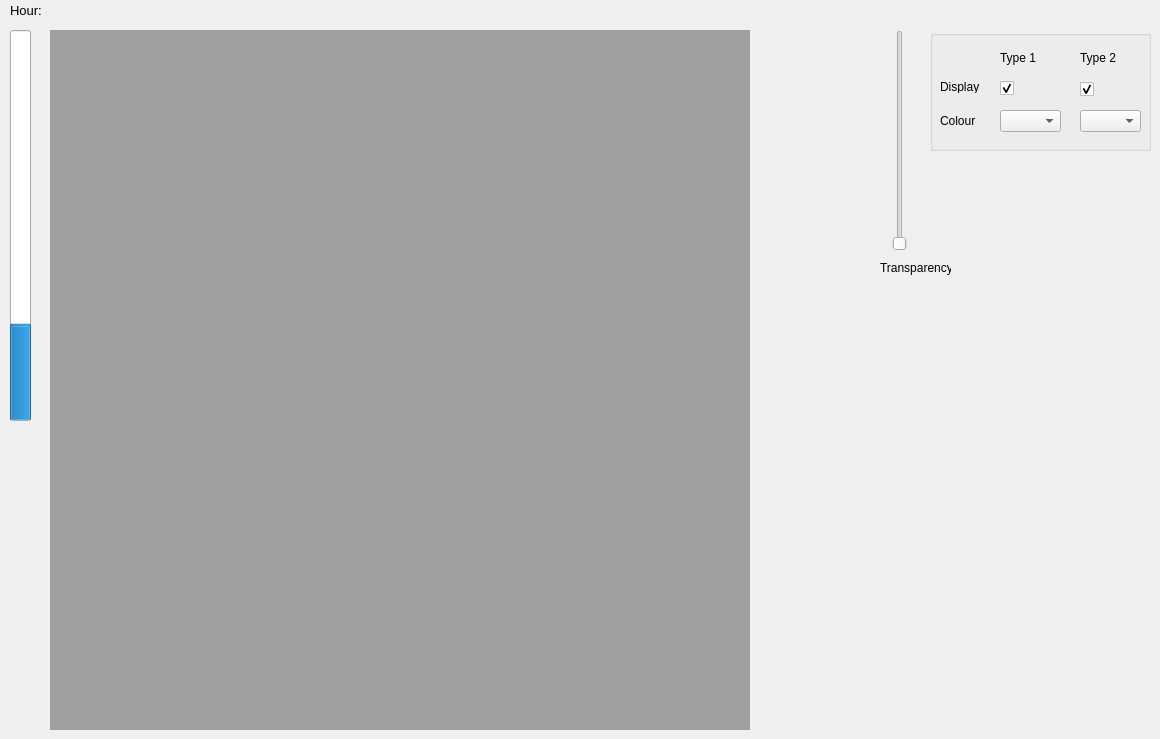
      <widget class="QWidget" name="page_3D">
       <widget class="QMdiArea" name="mdiArea_VTK">
        <property name="geometry">
         <rect>
          <x>50</x>
          <y>30</y>
          <width>700</width>
          <height>700</height>
         </rect>
        </property>
       </widget>
       <widget class="QProgressBar" name="progressBar">
        <property name="geometry">
         <rect>
          <x>10</x>
          <y>30</y>
          <width>21</width>
          <height>391</height>
         </rect>
        </property>
        <property name="value">
         <number>24</number>
        </property>
        <property name="orientation">
         <enum>Qt::Vertical</enum>
        </property>
       </widget>
       <widget class="QLabel" name="alabel_hour">
        <property name="geometry">
         <rect>
          <x>10</x>
          <y>0</y>
          <width>46</width>
          <height>20</height>
         </rect>
        </property>
        <property name="font">
         <font>
          <pointsize>10</pointsize>
         </font>
        </property>
        <property name="text">
         <string>Hour:</string>
        </property>
       </widget>
       <widget class="QLabel" name="hour_display">
        <property name="geometry">
         <rect>
          <x>50</x>
          <y>0</y>
          <width>46</width>
          <height>20</height>
         </rect>
        </property>
        <property name="font">
         <font>
          <pointsize>10</pointsize>
         </font>
        </property>
        <property name="text">
         <string/>
        </property>
       </widget>
       <widget class="QSlider" name="verticalSliderTransparency">
        <property name="geometry">
         <rect>
          <x>890</x>
          <y>30</y>
          <width>19</width>
          <height>221</height>
         </rect>
        </property>
        <property name="maximum">
         <number>100</number>
        </property>
        <property name="sliderPosition">
         <number>0</number>
        </property>
        <property name="orientation">
         <enum>Qt::Vertical</enum>
        </property>
       </widget>
       <widget class="QLabel" name="alabel_Transparency">
        <property name="geometry">
         <rect>
          <x>880</x>
          <y>260</y>
          <width>71</width>
          <height>16</height>
         </rect>
        </property>
        <property name="text">
         <string>Transparency</string>
        </property>
       </widget>
       <widget class="QGroupBox" name="groupBox_display">
        <property name="geometry">
         <rect>
          <x>930</x>
          <y>30</y>
          <width>221</width>
          <height>121</height>
         </rect>
        </property>
        <property name="title">
         <string/>
        </property>
        <widget class="QComboBox" name="comboBox_CELLCOLOUR_2">
         <property name="geometry">
          <rect>
           <x>150</x>
           <y>80</y>
           <width>61</width>
           <height>22</height>
          </rect>
         </property>
         <property name="currentIndex">
          <number>-1</number>
         </property>
        </widget>
        <widget class="QCheckBox" name="checkBox_CELLDISPLAY_2">
         <property name="geometry">
          <rect>
           <x>150</x>
           <y>50</y>
           <width>16</width>
           <height>18</height>
          </rect>
         </property>
         <property name="text">
          <string/>
         </property>
         <property name="checked">
          <bool>true</bool>
         </property>
        </widget>
        <widget class="QLabel" name="alabel_display">
         <property name="geometry">
          <rect>
           <x>10</x>
           <y>50</y>
           <width>46</width>
           <height>13</height>
          </rect>
         </property>
         <property name="text">
          <string>Display</string>
         </property>
        </widget>
        <widget class="QCheckBox" name="checkBox_CELLDISPLAY_1">
         <property name="geometry">
          <rect>
           <x>70</x>
           <y>50</y>
           <width>16</width>
           <height>16</height>
          </rect>
         </property>
         <property name="text">
          <string/>
         </property>
         <property name="checked">
          <bool>true</bool>
         </property>
        </widget>
        <widget class="QLabel" name="alabel_display_1">
         <property name="geometry">
          <rect>
           <x>70</x>
           <y>20</y>
           <width>41</width>
           <height>16</height>
          </rect>
         </property>
         <property name="text">
          <string>Type 1</string>
         </property>
        </widget>
        <widget class="QLabel" name="alabel_display_2">
         <property name="geometry">
          <rect>
           <x>150</x>
           <y>20</y>
           <width>41</width>
           <height>16</height>
          </rect>
         </property>
         <property name="text">
          <string>Type 2</string>
         </property>
        </widget>
        <widget class="QComboBox" name="comboBox_CELLCOLOUR_1">
         <property name="geometry">
          <rect>
           <x>70</x>
           <y>80</y>
           <width>61</width>
           <height>22</height>
          </rect>
         </property>
         <property name="currentIndex">
          <number>-1</number>
         </property>
        </widget>
        <widget class="QLabel" name="alabel_cellcolour">
         <property name="geometry">
          <rect>
           <x>10</x>
           <y>80</y>
           <width>51</width>
           <height>21</height>
          </rect>
         </property>
         <property name="text">
          <string>Colour</string>
         </property>
        </widget>
       </widget>
       <widget class="QWidget" name="widget_dialog" native="true">
        <property name="geometry">
         <rect>
          <x>860</x>
          <y>330</y>
          <width>120</width>
          <height>80</height>
         </rect>
        </property>
       </widget>
      </widget>
